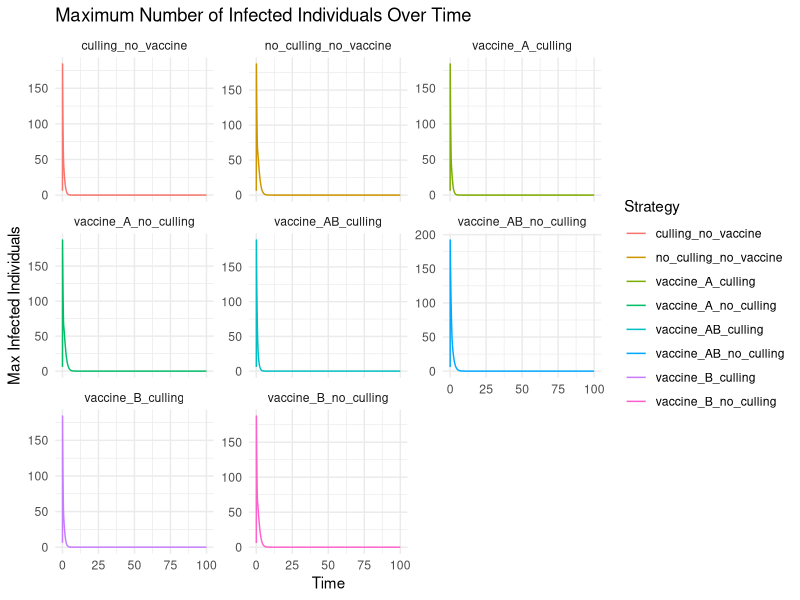
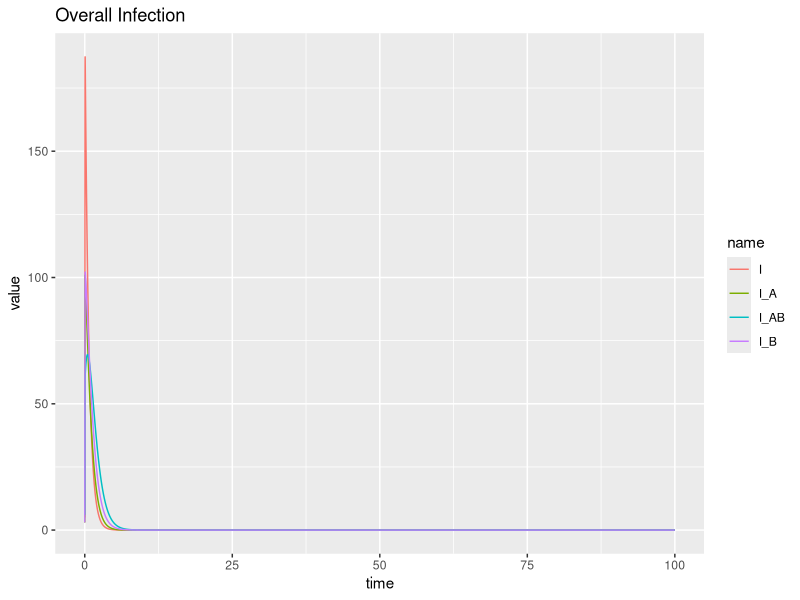
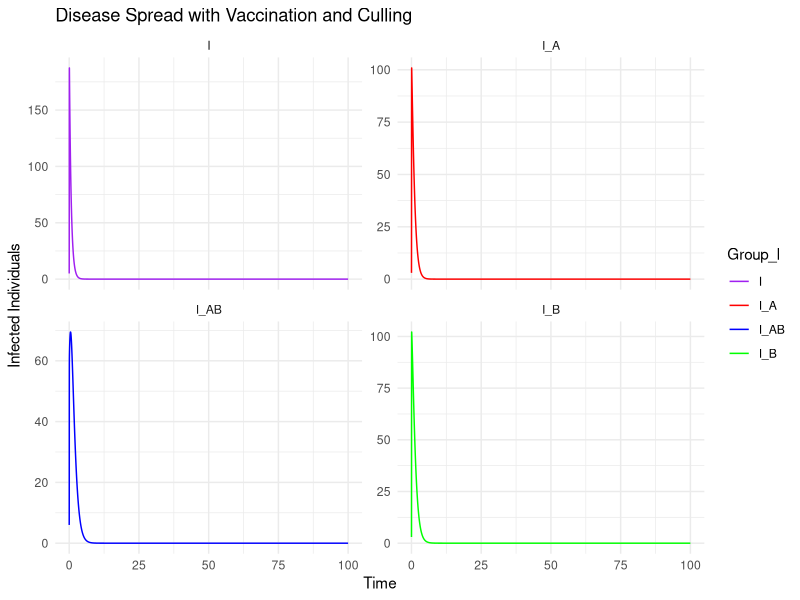
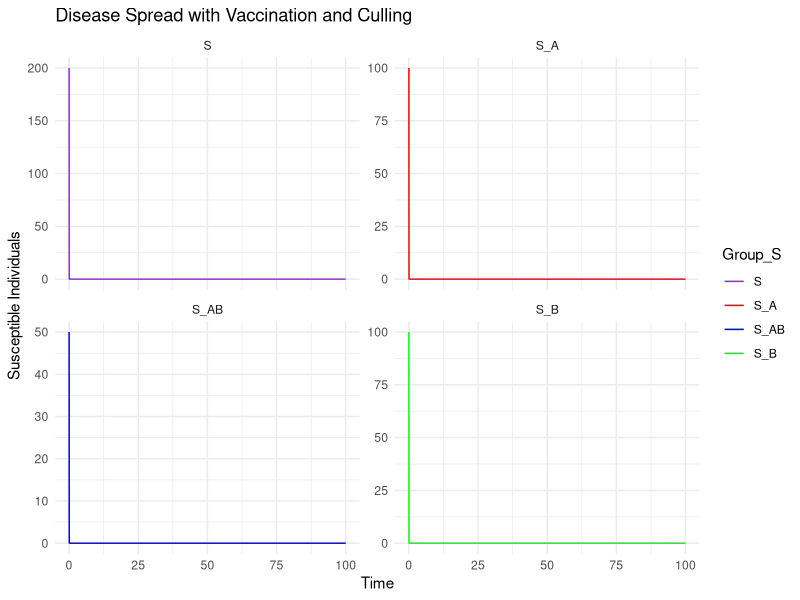
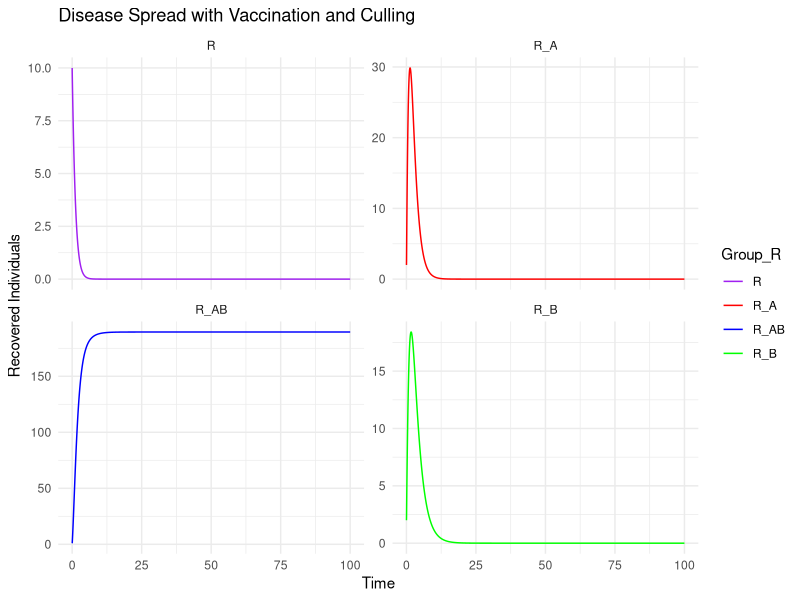
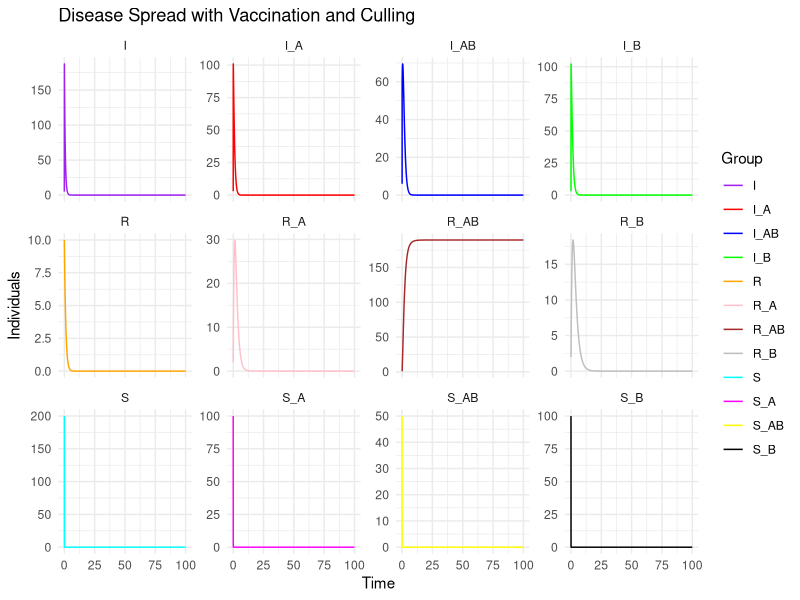

Recreate these plots in R, in order.
## ---- chunk 1
library(deSolve)
library(tidyverse)
library(dplyr)
## ---- chunk 2
#### Set up ####

# define parameters
beta_0 <- 0.6  # Unvaccinated transmission rate
beta_A <- 0.05  # Vaccinated A transmission rate
beta_B <- 0.09  # Vaccinated B transmission rate 0.6
beta_AB <- 0.001 # Transmission rate of individual with AB vaccine

gamma_0 <- 0.01 # Unvaccinated recovery rate 0.15
gamma_A <- 0.5 # Recovery rate for vaccine A
gamma_B <- 0.2   # Recovery rate for vaccine B
gamma_AB <- 0.7  # Recovery rate for both vaccines

c <- 0.5  # Rate of culling

V_A <- 0.4 # vaccine rate of vaccine A
V_B <- 0.4 # vaccine rate of vaccine B
V_AB <- 0.2 # rate of getting vaccinated by both A and B


#### Model ####

# put parameter values into vector params
params <- c(beta_0 = beta_0, beta_A = beta_A, beta_B = beta_B, beta_AB = beta_AB,
            gamma_0 = gamma_0, gamma_A = gamma_A, gamma_B = gamma_B, gamma_AB = gamma_AB,
            c = c, V_A = V_A, V_B = V_B, V_AB = V_AB)

# define initial conditions
initial_S <- 200
initial_I <- 5
initial_R <- 10
initial_S_A <- 100 #100
initial_S_B <- 100
initial_S_AB <- 50
initial_I_A <- 3
initial_I_B <- 3
initial_I_AB <- 6
initial_R_A <- 2
initial_R_B <- 2
initial_R_AB <-1

state <- c(S = initial_S, S_A = initial_S_A, S_B = initial_S_B, S_AB = initial_S_AB, 
           I = initial_I, I_A = initial_I_A, I_B = initial_I_B, I_AB = initial_I_AB,
           R = initial_R, R_A = initial_R_A, R_B = initial_R_B, R_AB = initial_R_AB) 

# define time
times <- seq(0, 100, 0.001)

model <- function(time, state, params) {
  with(as.list(c(state, params)), {
    # Model equations (similar to your original code)
    
    # Suseceptible 
    dS <- -S * (beta_A * I_A + beta_B * I_B + beta_AB * I_AB + beta_0 * I + V_A + V_B + V_AB)
    dS_A <- -S_A * (beta_A * I_A + beta_B * I_B + beta_AB * I_AB + beta_0 * I + V_B) + S * V_A
    dS_B <- -S_B * (beta_A * I_A + beta_B * I_B + beta_AB * I_AB + beta_0 * I + V_A) + S * V_B
    dS_AB <- -S_AB * (beta_A * I_A + beta_B * I_B + beta_AB * I_AB + beta_0 * I) + S * V_AB + S_A * V_B + S_B * V_A
    
    # Infected
    dI <- S * (beta_A * I_A + beta_B * I_B + beta_AB * I_AB + beta_0 * I) - I * (c + gamma_0 + V_A + V_B + V_AB)
    dI_A <- S_A * (beta_A * I_A + beta_B * I_B + beta_AB * I_AB + beta_0 * I) - I_A * (gamma_A + c + V_B) + I * V_A
    dI_B <- S_B * (beta_A * I_A + beta_B * I_B + beta_AB * I_AB + beta_0 * I) - I_B * (gamma_B + c + V_A) + I * V_B
    dI_AB <- S_AB * (beta_A * I_A + beta_B * I_B + beta_AB * I_AB + beta_0 * I) - I_AB * (gamma_AB + c) + I * V_AB + I_A * V_B + I_B * V_A
    
    # Recovery
    dR <- I * gamma_0 - (V_A + V_B + V_AB) * R
    dR_A <- I_A * gamma_A - (V_B + V_AB) * R_A + V_A * R
    dR_B <- I_B * gamma_B - V_A * R_B + V_B * R
    dR_AB <- I_AB * gamma_AB + V_AB * R + V_A * R_B + V_B * R_A
    
    return(list(c(dS, dS_A, dS_B, dS_AB, dI, dI_A, dI_B, dI_AB, dR, dR_A, dR_B, dR_AB)))
  })
}

## ---- chunk 3
# Install and load necessary packages
#install.packages("deSolve")
library(deSolve)
library(ggplot2)

# Function to simulate the model
simulate_model <- function(params, times, state) {
  ode_result <- ode(y = state, times = times, func = model, parms = params)
  return(ode_result)
}

# Function to extract maximum infected individuals for each strategy
get_max_infected <- function(simulation_result) {
  max_infected <- apply(simulation_result[, grep("^I", colnames(simulation_result))], 1, max)
  return(max_infected)
}

# Define strategies
strategies <- list(
  no_culling_no_vaccine = params,
  culling_no_vaccine = params,
  vaccine_A_no_culling = params,
  vaccine_A_culling = params,
  vaccine_B_no_culling = params,
  vaccine_B_culling = params,
  vaccine_AB_no_culling = params,
  vaccine_AB_culling = params
)

# Modify parameters for different strategies
strategies$culling_no_vaccine["c"] <- 1
strategies$vaccine_A_no_culling["V_A"] <- 0.4
strategies$vaccine_A_culling[c("V_A", "c")] <- c(0.4, 1)
strategies$vaccine_B_no_culling["V_B"] <- 0.4
strategies$vaccine_B_culling[c("V_B", "c")] <- c(0.4, 1)
strategies$vaccine_AB_no_culling[c("V_A", "V_B")] <- c(0.2, 0.2)
strategies$vaccine_AB_culling[c("V_A", "V_B", "c")] <- c(0.2, 0.2, 1)

# Create a data frame to store results
results <- data.frame()

# Simulate and extract maximum infected for each strategy
for (strategy_name in names(strategies)) {
  simulation_result <- simulate_model(strategies[[strategy_name]], times, state)
  max_infected <- get_max_infected(simulation_result)
  results <- rbind(results, data.frame(Time = simulation_result[, "time"], Max_Infected = max_infected, Strategy = strategy_name))
}

# Plot the results using ggplot2
ggplot(results, aes(x = Time, y = Max_Infected, color = Strategy)) +
  geom_line() +
  labs(title = "Maximum Number of Infected Individuals Over Time",
       x = "Time",
       y = "Max Infected Individuals") +
  theme_minimal() +
  facet_wrap(~Strategy, scales = "free_y")

## ---- chunk 4
# Numerically integrate equations
out <- as.data.frame(ode(state, times, model, params))

# Plot everything
out %>%
  select(time, I, I_A, I_B, I_AB) %>%
  pivot_longer(!time) %>%
  ggplot(aes(x = time, y = value, color = name)) +
  geom_line() +
  ggtitle("Overall Infection")
## ---- chunk 5
# ... (previous code remains unchanged)

# Convert the data to long format for easier plotting with ggplot
out_long_I <- out %>%
  pivot_longer(cols = c("I", "I_A", "I_B", "I_AB"), names_to = "Group_I", values_to = "Infected")

# Plot for every possible scenario using facets
ggplot(out_long_I, aes(x = time, y = Infected, color = Group_I)) +
  geom_line() +
  labs(title = "Disease Spread with Vaccination and Culling",
       x = "Time",
       y = "Infected Individuals") +
  scale_color_manual(values = c("purple", "red", "blue", "green")) +
  facet_wrap(~ Group_I, scales = "free_y") +
  theme_minimal()

## ---- chunk 6
# Convert the data to long format for easier plotting with ggplot
out_long_S <- out %>%
  pivot_longer(cols = c("S", "S_A", "S_B", "S_AB"), names_to = "Group_S", values_to = "Susceptible")

# Plot for every possible scenario using facets
ggplot(out_long_S, aes(x = time, y = Susceptible, color = Group_S)) +
  geom_line() +
  labs(title = "Disease Spread with Vaccination and Culling",
       x = "Time",
       y = "Susceptible Individuals") +
  scale_color_manual(values = c("purple", "red", "blue", "green")) +
  facet_wrap(~ Group_S, scales = "free_y") +
  theme_minimal()
## ---- chunk 7
out_long_R <- out %>%
  pivot_longer(cols = c("R", "R_A", "R_B", "R_AB"), names_to = "Group_R", values_to = "Recovered")

# Plot for every possible scenario using facets
ggplot(out_long_R, aes(x = time, y = Recovered, color = Group_R)) +
  geom_line() +
  labs(title = "Disease Spread with Vaccination and Culling",
       x = "Time",
       y = "Recovered Individuals") +
  scale_color_manual(values = c("purple", "red", "blue", "green")) +
  facet_wrap(~ Group_R, scales = "free_y") +
  theme_minimal()
## ---- chunk 8
# Convert the data to long format for easier plotting with ggplot
out_long <- out %>%
  pivot_longer(cols = c("S", "S_A", "S_B", "S_AB", "I", "I_A", "I_B", "I_AB", "R", "R_A", "R_B", "R_AB"), 
               names_to = "Group", values_to = "Individuals")

# Define a larger set of colors
my_colors <- c("purple", "red", "blue", "green", "orange", "pink", "brown", "gray", "cyan", "magenta", "yellow", "black")

# Plot for every possible scenario using facets
ggplot(out_long, aes(x = time, y = Individuals, color = Group)) +
  geom_line() +
  labs(title = "Disease Spread with Vaccination and Culling",
       x = "Time",
       y = "Individuals") +
  scale_color_manual(values = my_colors) +
  facet_wrap(~ Group, scales = "free_y") +
  theme_minimal()
